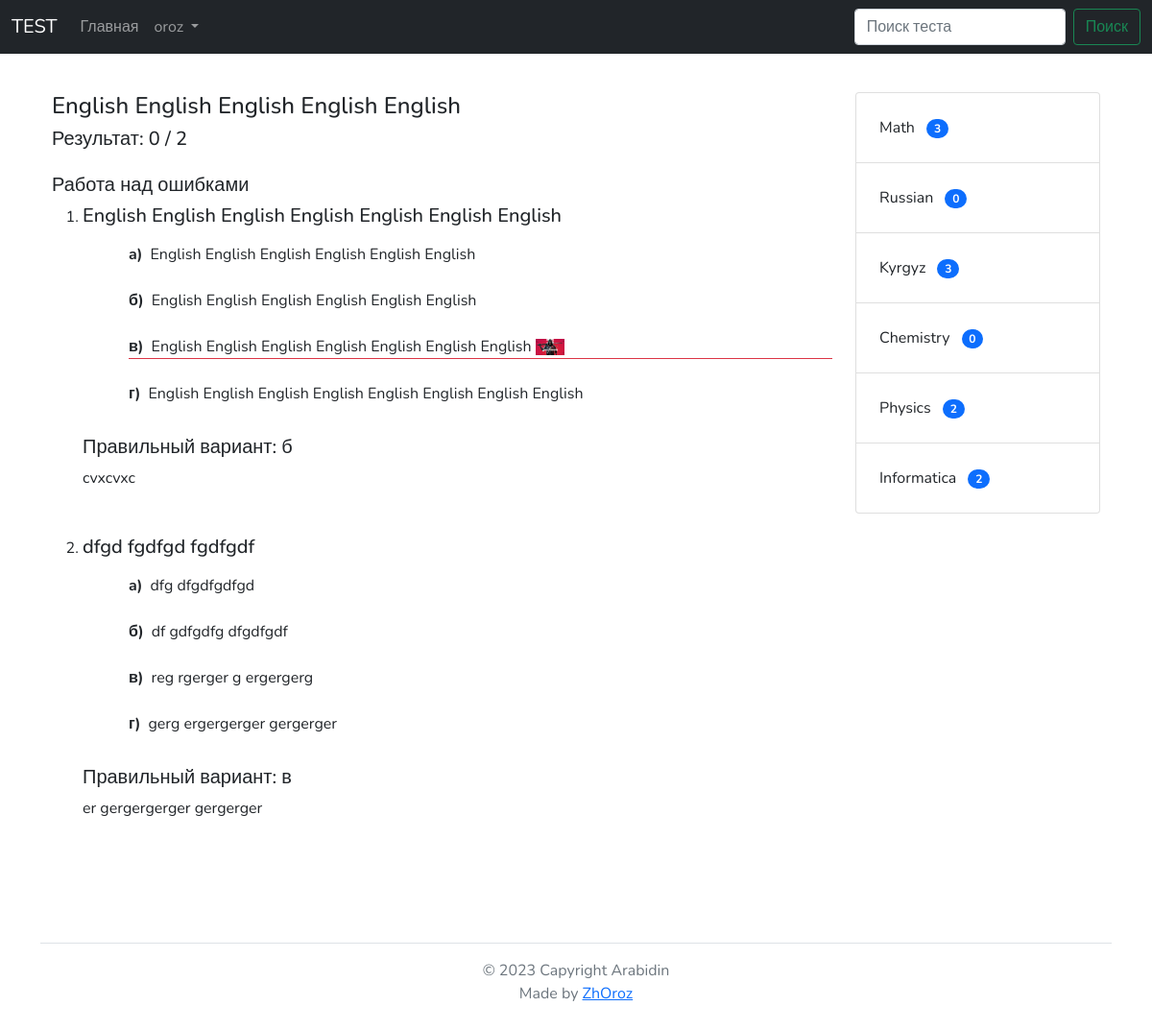
Page /profile/completed_tests/123/ (signed in) on the committed database.
### core/models.py (models this page shows, shortened)
class TimeAbstractModel(models.Model):
    class Meta:
        abstract = True
    created_at = models.DateTimeField(
        auto_now_add=True, verbose_name='дата добавления')
    updated_at = models.DateTimeField(
        auto_now=True, verbose_name='дата изменения')

class UsersTest(TimeAbstractModel):
    class Meta:
        verbose_name = _('тест пользователя')
        verbose_name_plural = _('тесты пользователя')
        ordering = ('-created_at', '-updated_at')
    COMPLETED =  'completed'
    IN_PROGRESS = 'in_progress'
    STATUS = (
        (COMPLETED, _('Завершенный')),
        (IN_PROGRESS, _('В ходе выполнения')),
    )
    user = models.ForeignKey(User, related_name='tests',
        verbose_name=_('пользователь'), on_delete=models.CASCADE)
    test = models.ForeignKey(Test, verbose_name=_('тест'), on_delete=models.PROTECT)
    status = models.CharField(_('Status'), max_length=20, default=IN_PROGRESS, choices=STATUS)
    @property
    def amount_of_correct_answers(self):
        return self.test.amount_of_questions - self.incorrect_answers.all().count()
    amount_of_correct_answers.fget.short_description = _('Количество верных вопросов')

class Test(TimeAbstractModel):
    class Meta:
        verbose_name = _('тест')
        verbose_name_plural = _('тесты')
        ordering = ('-created_at', '-updated_at')
    title = models.CharField(_('название'), max_length=60)
    image = models.ImageField(_('изображение'),
        upload_to='tests_images', null=True, blank=True)
    description = models.TextField(_('описание'))
    time = models.PositiveIntegerField(_('время завершения'),
                help_text=_('Указывается в секундах'))
    category = models.ForeignKey(Category, on_delete=models.PROTECT,
                verbose_name=_('категория'))
    @property
    def amount_of_questions(self):
        return self.questions.all().count()
    amount_of_questions.fget.short_description = _('Количество вопросов')

class IncorrectAnswers(TimeAbstractModel):
    class Meta:
        verbose_name = _('неправильный ответ')
        verbose_name_plural = _('неправильные ответы')
        ordering = ('-created_at', '-updated_at')
    user_test = models.ForeignKey(UsersTest, on_delete=models.CASCADE,
        verbose_name=_('тест пользователь'), related_name='incorrect_answers')
    question = models.ForeignKey(Question,
        verbose_name=_('вопрос'), on_delete=models.PROTECT)
    answer = models.IntegerField(_('выбранный вариант'), validators=[
        MinValueValidator(0), MaxValueValidator(4)], default=0)
    @property
    def correct_answer(self):
        return self.question.true_answer
    correct_answer.fget.short_description = _('правильный вариант')
    @property
    def letter_answer(self):
        if self.question.true_answer == 1:
            return 'а'
        elif self.question.true_answer == 2:
            return 'б'
        elif self.question.true_answer == 3:
            return 'в'
        else:
            return 'г'

class Question(TimeAbstractModel):
    class Meta:
        verbose_name = _('вопрос')
        verbose_name_plural = _('вопросы')
        ordering = ('-created_at', '-updated_at')
    title = models.CharField(_('вопрос'), max_length=250)
    test = models.ForeignKey(Test,
        verbose_name=_('тест'), on_delete=models.CASCADE, related_name='questions')
    first_answer = models.CharField(_('превый вариант'), max_length=250)
    second_answer = models.CharField(_('второй вариант'), max_length=250)
    third_answer = models.CharField(_('третий вариант'), max_length=250)
    forth_answer = models.CharField(_('четвертый вариант'), max_length=250)
    true_answer = models.IntegerField(_('правильный вариант'), validators=[
        MinValueValidator(1), MaxValueValidator(4)])
    explaining = models.TextField(_('объяснение'))

class Category(TimeAbstractModel):
    class Meta:
        verbose_name = _('категория')
        verbose_name_plural = _('категории')
        ordering = ('-created_at', '-updated_at')
    title = models.CharField(_('название'), max_length=50, unique=True)

### core/views.py (the view)
# urls.py: path('profile/completed_tests/<int:id>/', CompletedTest.as_view(), name='completed_test'),
class CompletedTest(LoginRequiredMixin, DetailView):
    model = UsersTest
    context_object_name = 'user_test'
    template_name = 'completed_test.html'
    pk_url_kwarg = 'id'
    login_url = '/login/'

### core/tags.py (called while the page is built)
@register.simple_tag()
def list_categories():
    categories = Category.objects.annotate(test_count=Count('test'))
    return categories

### templates/completed_test.html
{% extends 'base.html' %}
{% block content %}
    <h4>{{ user_test.test.title }}</h4>
    <h5 class="mb-4">Результат: {{ user_test.amount_of_correct_answers }} / {{ user_test.test.amount_of_questions }}</h5>
    <h5>Работа над ошибками</h5>
    <ol>
        {% for incorrect_answer in user_test.incorrect_answers.all %}
            <li>
                <div class="mb-5">
                    <h5 class="mb-3">{{ incorrect_answer.question.title }}</h5>
                    <div class="answers ps-5 mb-2">
                        <div class="mb-4 d-flex align-items-center gap-2 {% if incorrect_answer.answer == 1 %}border-bottom border-danger{% endif %}">
                            <b>a)</b> {{ incorrect_answer.question.first_answer|safe }}
                        </div>
                        <div class="mb-4 d-flex align-items-center gap-2 {% if incorrect_answer.answer == 2 %}border-bottom border-danger{% endif %}">
                            <b>б)</b> {{ incorrect_answer.question.second_answer|safe }}
                        </div>
                        <div class="mb-4 d-flex align-items-center gap-2 {% if incorrect_answer.answer == 3 %}border-bottom border-danger{% endif %}">
                            <b>в)</b> {{ incorrect_answer.question.third_answer|safe }}
                        </div>
                        <div class="mb-4 d-flex align-items-center gap-2 {% if incorrect_answer.answer == 4 %}border-bottom border-danger{% endif %}">
                            <b>г)</b> {{ incorrect_answer.question.forth_answer|safe }}
                        </div>
                    </div>
                    <div>
                        <h5>Правильный вариант: {{ incorrect_answer.letter_answer }}</h5>
                        <div>{{ incorrect_answer.question.explaining|safe }}</div>
                    </div>
                </div>
            </li>
            {% empty %}
            <p class="text-success">Вы выполнили все верно :)</p>
        {% endfor %}
    </ol>
{% endblock content %}

### templates/components/navbar.html (shortened to what this page needs)
<nav class="navbar navbar-expand-lg navbar-dark bg-dark">
    <div class="container-fluid">
      <a class="navbar-brand" href="/">TEST</a>
      <div class="collapse navbar-collapse" id="navbarScroll">
        <ul class="navbar-nav me-auto my-2 my-lg-0 navbar-nav-scroll" style="--bs-scroll-height: 100px;">
          <li class="nav-item">
            <a class="nav-link" aria-current="page" href="{% url 'main' %}">Главная</a>
          </li>
            <li class="nav-item dropdown">
          <a class="nav-link dropdown-toggle" href="#" id="navbarDropdown" role="button" data-bs-toggle="dropdown" aria-expanded="false">
            {{ request.user }}
          </a>
        </li>
        </ul>
        <form class="d-flex" action="/">
          <input class="form-control me-2" type="search" value="{{ request.GET.search }}" name="search" placeholder="Поиск теста" aria-label="Search">
          <button class="btn btn-outline-success" type="submit">Поиск</button>
        </form>
      </div>
    </div>
  </nav>

### templates/components/list_categories.html
{% load tags %}
{% list_categories as categories %}
<div class="list-group w-100">
    {% for category in categories %}
        <a href="{% url 'category_filter' id=category.id %}" class="list-group-item list-group-item-action p-4">
            {{ category.title }}
            <span class="badge bg-primary rounded-pill ms-2">{{ category.test_count }}</span>
        </a>
    {% endfor %}
</div>

### static/static_dirs/css/css.css (style rules this page uses)
body { font-family: 'Nunito', sans-serif !important; }
p { margin: 0!important; }
.answers { overflow: auto; }

### rows in the picture
UsersTest: test "English English English English English", amount_of_correct_answers "0", test.amount_of_questions "2"
IncorrectAnswers: question "English English English English English English English", question.first_answer "English English English English English English", question.second_answer "English English English English English English", question.third_answer "English English English English English English English", question.third_answer (picture), question.forth_answer "English English English English English English English English", letter_answer "б", question.explaining "cvxcvxc"
IncorrectAnswers: question "dfgd fgdfgd fgdfgdf", question.first_answer "dfg dfgdfgdfgd", question.second_answer "df gdfgdfg dfgdfgdf", question.third_answer "reg rgerger g ergergerg", question.forth_answer "gerg ergergerger gergerger", letter_answer "в", question.explaining "er gergergerger gergerger"
Category: title "Math", test_count "3"
Category: title "Russian", test_count "0"
Category: title "Kyrgyz", test_count "3"
Category: title "Chemistry", test_count "0"
Category: title "Physics", test_count "2"
Category: title "Informatica", test_count "2"

### other values in the picture
{{ request.user }} "oroz"
